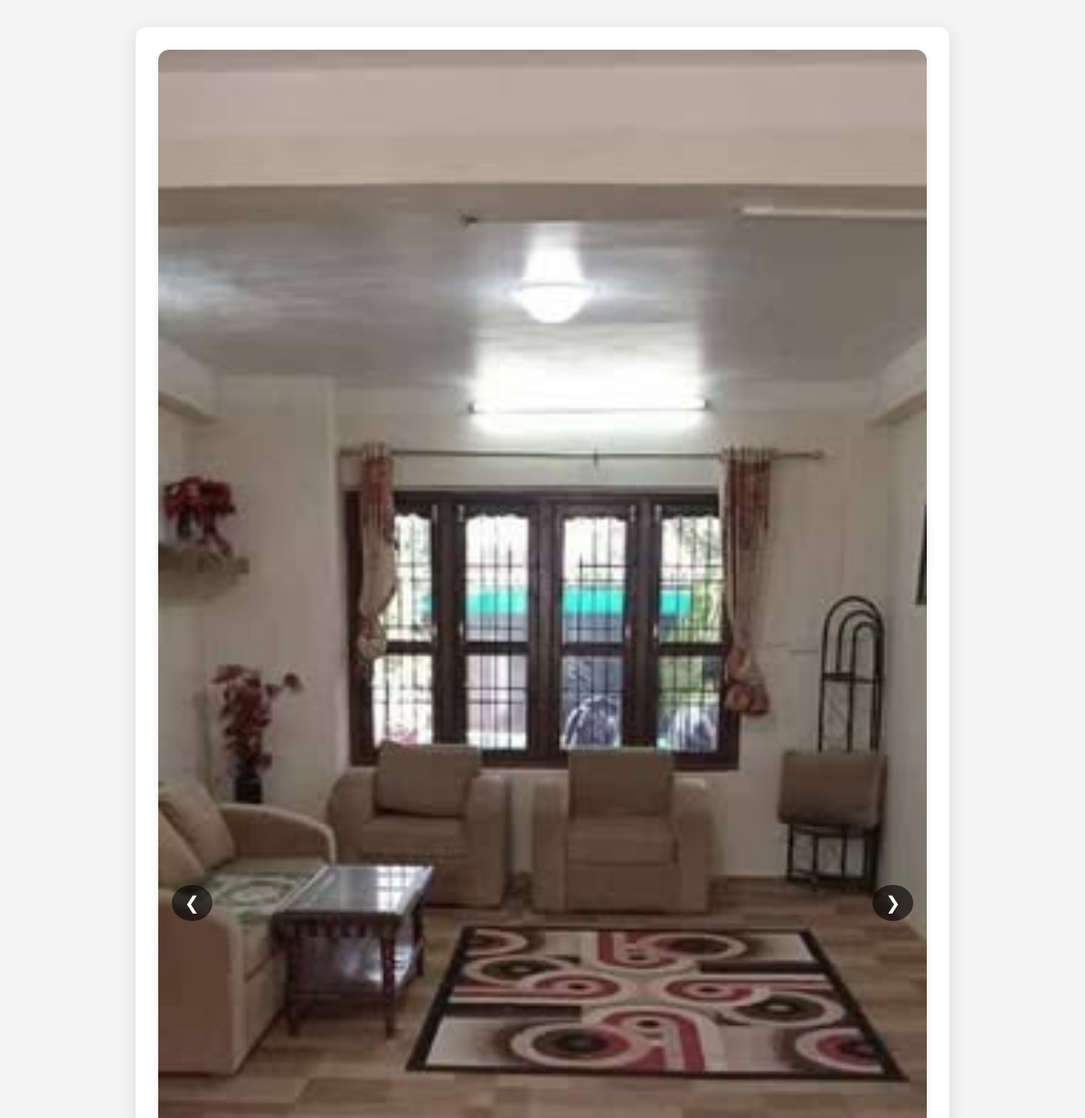
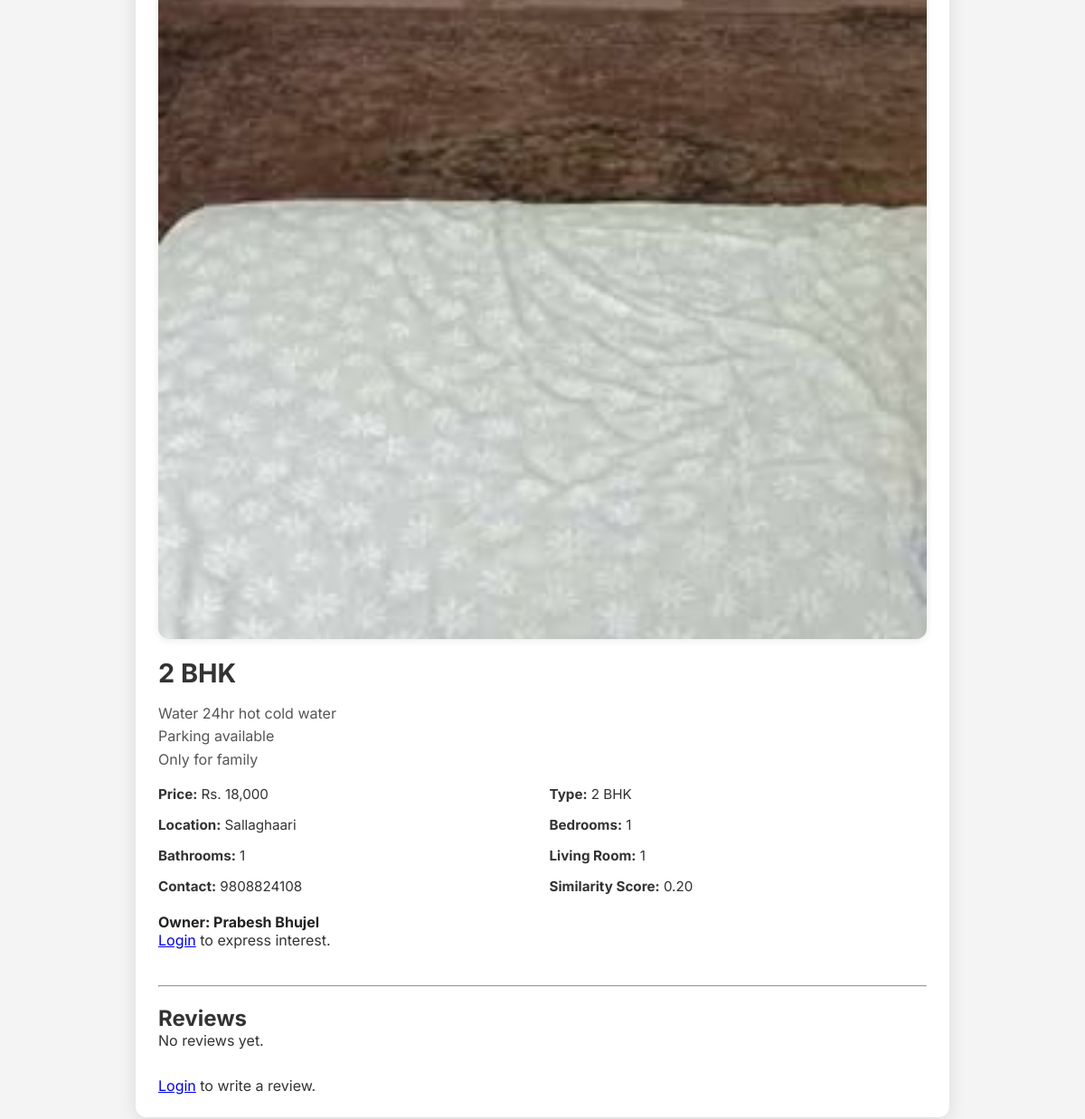
Screenshot of /frontpage/propertydetails.php?id=39 with the database file from the repository (2 pictures, top to bottom).
### tables this page shows
CREATE TABLE `properties` (
  `id` int(11) NOT NULL,
  `user_id` int(11) NOT NULL,
  `title` varchar(255) NOT NULL,
  `main_photo` varchar(255) NOT NULL,
  `additional_photos` text DEFAULT NULL,
  `property_type` varchar(100) DEFAULT NULL,
  `location` varchar(255) DEFAULT NULL,
  `bedrooms` int(11) DEFAULT NULL,
  `bathrooms` int(11) DEFAULT NULL,
  `kitchen` enum('Yes','No') DEFAULT NULL,
  `living_room` varchar(255) DEFAULT NULL,
  `contact_number` varchar(50) DEFAULT NULL,
  `property_location` varchar(255) DEFAULT NULL,
  `description` text DEFAULT NULL,
  `facilities` text DEFAULT NULL,
  `extra_file` varchar(255) DEFAULT NULL,
  `document_file` varchar(255) DEFAULT NULL,
  `status` enum('pending','approved','rejected') DEFAULT 'pending',
  `created_at` timestamp NOT NULL DEFAULT current_timestamp(),
  `price` int(11) DEFAULT NULL
);

CREATE TABLE `users` (
  `id` int(11) NOT NULL,
  `full_name` varchar(100) NOT NULL,
  `email` varchar(100) NOT NULL,
  `phone` varchar(15) NOT NULL,
  `password` varchar(255) NOT NULL,
  `created_at` timestamp NOT NULL DEFAULT current_timestamp()
);

### frontpage/propertydetails.php (the view, shortened to what this page needs)
<?php
include '../DatabaseConn/conn.php';
$property_id = (int) $_GET['id'];
$stmt = $conn->prepare("SELECT p.*, u.full_name as owner_name, u.id as owner_id FROM properties p JOIN users u ON p.user_id = u.id WHERE p.id = ?");
$stmt->bind_param("i", $property_id);
$stmt->execute();
$result = $stmt->get_result();
$property = $result->fetch_assoc();
$all_properties = [];
$similarity_with = 0.0;
$similar_stmt = $conn->prepare("SELECT id, price, property_type, location FROM properties WHERE id != ?");
$similar_stmt->bind_param("i", $property_id);
$similar_stmt->execute();
$similar_result = $similar_stmt->get_result();
if ($similar_result->num_rows > 0) {
  while ($row = $similar_result->fetch_assoc()) {
    $all_properties[] = $row;
  }
}
function jaccard_similarity($a, $b)
{
  $setA = [$a['price'], strtolower($a['property_type']), strtolower($a['location'])];
  $setB = [$b['price'], strtolower($b['property_type']), strtolower($b['location'])];
  $intersection = count(array_intersect($setA, $setB));
  $union = count(array_unique(array_merge($setA, $setB)));
  return $union ? $intersection / $union : 0;
}
foreach ($all_properties as $other) {
  $similarity = jaccard_similarity($property, $other);
  if ($similarity > $similarity_with) {
    $similarity_with = $similarity;
  }
}
$photos = [];
if (!empty($property['main_photo'])) {
  $photos[] = $property['main_photo'];
}
if (!empty($property['additional_photos'])) {
  $additional_photos_arr = array_map('trim', explode(',', $property['additional_photos']));
  foreach ($additional_photos_arr as $photo) {
    if ($photo && !in_array($photo, $photos)) {
      $photos[] = $photo;
    }
  }
}
?>
<!DOCTYPE html>
<html lang="en">
<head>
  <link rel="stylesheet" href="frontpage.css" />
  <link rel="stylesheet" href="https://cdnjs.cloudflare.com/ajax/libs/font-awesome/6.4.0/css/all.min.css" />
</head>
<body>
  <div class="property-details">
    <div class="gallery">
      <?php foreach ($photos as $index => $photo): ?>
        <img src="../uploads/<?= htmlspecialchars($photo) ?>" class="<?= $index === 0 ? 'active' : '' ?>"
          alt="Property photo <?= $index + 1 ?>">
      <?php endforeach; ?>
      <?php if (count($photos) > 1): ?>
        <div class="gallery-controls">
          <button id="prevBtn">&#10094;</button>
          <button id="nextBtn">&#10095;</button>
        </div>
      <?php endif; ?>
    </div>
    <h1><?= htmlspecialchars($property['title']) ?></h1>
    <div class="description"><?= nl2br(htmlspecialchars($property['description'])) ?></div>
    <div class="info-grid">
      <div class="info-item"><strong>Price:</strong> Rs. <?= number_format($property['price'], 0) ?></div>
      <div class="info-item"><strong>Type:</strong> <?= htmlspecialchars($property['property_type']) ?></div>
      <div class="info-item"><strong>Location:</strong> <?= htmlspecialchars($property['location']) ?></div>
      <div class="info-item"><strong>Bedrooms:</strong> <?= (int) $property['bedrooms'] ?></div>
      <div class="info-item"><strong>Bathrooms:</strong> <?= (int) $property['bathrooms'] ?></div>
      <div class="info-item"><strong>Living Room:</strong> <?= (int) $property['living_room'] ?></div>
      <div class="info-item"><strong>Contact:</strong> <?= htmlspecialchars($property['contact_number']) ?></div>
      <div class="info-item"><strong>Similarity Score:</strong> <?= number_format($similarity_with, 2) ?></div>
    </div>
    <div class="owner-label">Owner: <?= htmlspecialchars($property['owner_name']) ?></div>
    <?php if (isset($_SESSION['user_id'])): ?>
      <form method="POST">
        <input type="hidden" name="interested" value="1">
        <button type="submit" class="btn-orange">I am Interested</button>
      </form>
    <?php else: ?>
      <p><a href="../login/login.php">Login</a> to express interest.</p>
    <?php endif; ?>
    <hr style="margin: 40px 0 20px;">
    <h2>Reviews</h2>
    <div style="margin-bottom: 30px;">
      <?php
      $review_stmt = $conn->prepare("SELECT r.review_text, r.created_at, u.full_name FROM reviews r JOIN users u ON r.user_id = u.id WHERE r.property_id = ? ORDER BY r.created_at DESC");
      $review_stmt->bind_param("i", $property_id);
      $review_stmt->execute();
      $reviews_result = $review_stmt->get_result();
      if ($reviews_result->num_rows > 0):
        while ($review = $reviews_result->fetch_assoc()):
          ?>
          <div style="background: #f1f1f1; padding: 15px; border-radius: 8px; margin-bottom: 15px;">
            <strong><?= htmlspecialchars($review['full_name']) ?></strong><br>
            <small><?= htmlspecialchars($review['created_at']) ?></small>
            <p style="margin-top: 8px;"><?= nl2br(htmlspecialchars($review['review_text'])) ?></p>
          </div>
        <?php endwhile; else:
        echo "<p>No reviews yet.</p>"; endif;
      $review_stmt->close(); ?>
    </div>
    <?php if (isset($_SESSION['user_id'])): ?>
      <form method="POST">
        <textarea name="review" rows="4"
          style="width:100%; padding:10px; font-size:1rem; border-radius:8px; border:1px solid #ccc;"
          placeholder="Write your review here..." required></textarea>
        <button type="submit" name="submit_review" class="btn-orange" style="margin-top: 10px;">Post Review</button>
      </form>
    <?php else: ?>
      <p><a href="../login/login.php">Login</a> to write a review.</p>
    <?php endif; ?>
  </div>
</body>
</html>

### frontpage/frontpage.css (style rules this page uses)
* { margin: 0; padding: 0; box-sizing: border-box; font-family: "Inter", sans-serif; }
body { background-color: #fff; color: #333; }

### frontpage/propertydetails.php (style rules this page uses)
body { font-family: 'Inter', sans-serif; background: #f4f4f4; margin: 0; padding: 0; }
.property-details { max-width: 900px; margin: 30px auto; background: white; border-radius: 12px; padding: 25px; box-shadow: 0 5px 20px rgba(0, 0, 0, 0.1); }
.gallery { position: relative; overflow: hidden; border-radius: 12px; box-shadow: 0 2px 8px rgba(0, 0, 0, 0.08); }
.gallery img { width: 100%; display: none; }
.gallery img.active { display: block; }
.gallery-controls { position: absolute; top: 50%; width: 100%; display: flex; justify-content: space-between; transform: translateY(-50%); padding: 0 15px; }
.gallery-controls button { background: rgba(0, 0, 0, 0.6); border: none; color: #fff; font-size: 20px; padding: 8px 14px; border-radius: 50%; cursor: pointer; }
h1 { font-size: 1.8rem; margin-top: 20px; color: #333; }
.description { margin: 15px 0; font-size: 1rem; color: #555; line-height: 1.6; }
.info-grid { display: flex; flex-wrap: wrap; gap: 15px; margin-bottom: 20px; }
.info-item { flex: 1 1 40%; font-size: 0.95rem; color: #333; }
.owner-label { font-weight: bold; font-size: 1rem; margin-top: 10px; color: #222; }

### rows the page displays
properties: main_photo (picture), title "2 BHK", description "Water 24hr hot cold water Parking available Only for family", price "18,000", property_type "2 BHK", location "Sallaghaari", bedrooms "1", bathrooms "1", living_room "1", contact_number "9808824108", user.full_name "Prabesh Bhujel"

### other values shown
$similarity_with "0.20"
